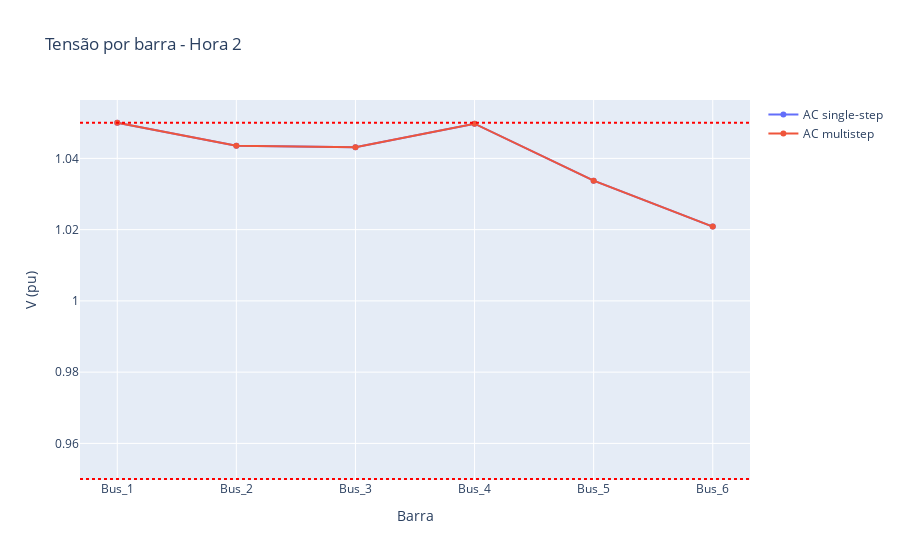
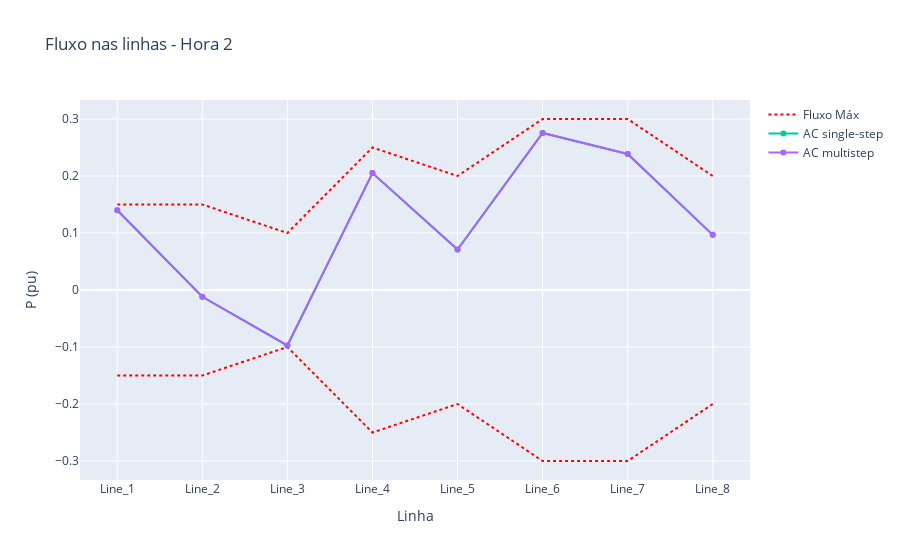

The notebook cell these images were saved under, in order:
### Code cell
# Comparação com AC MultiStep em um único solve
from optimal_power_flow.studies.ac_multistep import OPFACMultiStep

h_plot_ms = 2  # use o mesmo índice que h_plot (0-based)
net_ms = B6L8Charged()
opf_ms = OPFACMultiStep(net_ms, periods=H)

# Injeta perfis no multistep
for load in net_ms.loads:
    opf_ms.set_load_series(load.name, load_profile_base * load.p_pu)
for wnd in net_ms.wind_generators:
    opf_ms.set_wind_series(wnd.name, wind_profile_base * wnd.p_max_pu)

opf_ms.build_multistep_model()
res_ms = opf_ms.solve_multistep(solver_name="ipopt", time_limit=300, tee=False)
dfs_ms = opf_ms.extract_results_dataframe()

# Tensões por barra (hora h_plot_ms)
bus_ms = dfs_ms["bus"][dfs_ms["bus"]["time"] == h_plot_ms]
v_ms = bus_ms.sort_values("id")["v_pu"].to_numpy()
bus_names_ms = bus_ms.sort_values("id")["id"].to_list()

fig_v = go.Figure()
fig_v.add_trace(go.Scatter(x=bus_names, y=v_ac[h_plot_ms], mode="lines+markers", name="AC single-step"))
fig_v.add_trace(go.Scatter(x=bus_names_ms, y=v_ms, mode="lines+markers", name="AC multistep"))
fig_v.add_hline(y=0.95, line_dash="dot", line_color="red")
fig_v.add_hline(y=1.05, line_dash="dot", line_color="red")
fig_v.update_layout(title=f"Tensão por barra - Hora {h_plot_ms}", xaxis_title="Barra", yaxis_title="V (pu)")
fig_v.show()

# Fluxo nas linhas (hora h_plot_ms)
line_ms = dfs_ms["line"][dfs_ms["line"]["time"] == h_plot_ms]
f_ms = line_ms.sort_values("id")["p_flow_pu"].to_numpy()
line_names_ms = line_ms.sort_values("id")["id"].to_list()
limits_ms = np.array([l.flow_max_pu for l in net_ms.lines])

fig_f = go.Figure()
fig_f.add_trace(go.Scatter(x=line_names, y=limits_ms, mode="lines", name="Fluxo Máx", line=dict(color="red", dash="dot")))
fig_f.add_trace(go.Scatter(x=line_names, y=-limits_ms, mode="lines", name="Fluxo Mín", line=dict(color="red", dash="dot"), showlegend=False))
fig_f.add_trace(go.Scatter(x=line_names, y=f_ac[h_plot_ms], mode="lines+markers", name="AC single-step"))
fig_f.add_trace(go.Scatter(x=line_names_ms, y=f_ms, mode="lines+markers", name="AC multistep"))
fig_f.update_layout(title=f"Fluxo nas linhas - Hora {h_plot_ms}", xaxis_title="Linha", yaxis_title="P (pu)")
fig_f.show()

### Figure 1 — Plotly figure (JSON) as saved in the notebook; plotly's stock layout.template omitted (floating-point values rounded to 4 significant figures)
{"data": [{"mode": "lines+markers", "name": "AC single-step", "type": "scatter", "x": ["Bus_1", "Bus_2", "Bus_3", "Bus_4", "Bus_5", "Bus_6"], "y": [1.05, 1.044, 1.043, 1.05, 1.034, 1.021]}, {"mode": "lines+markers", "name": "AC multistep", "type": "scatter", "x": ["Bus_1", "Bus_2", "Bus_3", "Bus_4", "Bus_5", "Bus_6"], "y": [1.05, 1.044, 1.043, 1.05, 1.034, 1.021]}], "layout": {"shapes": [{"line": {"color": "red", "dash": "dot"}, "type": "line", "x0": 0, "x1": 1, "xref": "x domain", "y0": 0.95, "y1": 0.95, "yref": "y"}, {"line": {"color": "red", "dash": "dot"}, "type": "line", "x0": 0, "x1": 1, "xref": "x domain", "y0": 1.05, "y1": 1.05, "yref": "y"}], "title": {"text": "Tensão por barra - Hora 2"}, "xaxis": {"title": {"text": "Barra"}}, "yaxis": {"title": {"text": "V (pu)"}}}}

### Figure 2 — Plotly figure (JSON) as saved in the notebook; plotly's stock layout.template omitted (floating-point values rounded to 4 significant figures)
{"data": [{"line": {"color": "red", "dash": "dot"}, "mode": "lines", "name": "Fluxo Máx", "type": "scatter", "x": ["Line_1", "Line_2", "Line_3", "Line_4", "Line_5", "Line_6", "Line_7", "Line_8"], "y": [0.15, 0.15, 0.1, 0.25, 0.2, 0.3, 0.3, 0.2]}, {"line": {"color": "red", "dash": "dot"}, "mode": "lines", "name": "Fluxo Mín", "showlegend": false, "type": "scatter", "x": ["Line_1", "Line_2", "Line_3", "Line_4", "Line_5", "Line_6", "Line_7", "Line_8"], "y": [-0.15, -0.15, -0.1, -0.25, -0.2, -0.3, -0.3, -0.2]}, {"mode": "lines+markers", "name": "AC single-step", "type": "scatter", "x": ["Line_1", "Line_2", "Line_3", "Line_4", "Line_5", "Line_6", "Line_7", "Line_8"], "y": [0.1398, -0.01184, -0.09733, 0.2052, 0.07086, 0.2755, 0.2388, 0.09674]}, {"mode": "lines+markers", "name": "AC multistep", "type": "scatter", "x": ["Line_1", "Line_2", "Line_3", "Line_4", "Line_5", "Line_6", "Line_7", "Line_8"], "y": [0.1398, -0.01184, -0.09733, 0.2052, 0.07086, 0.2755, 0.2388, 0.09674]}], "layout": {"title": {"text": "Fluxo nas linhas - Hora 2"}, "xaxis": {"title": {"text": "Linha"}}, "yaxis": {"title": {"text": "P (pu)"}}}}
